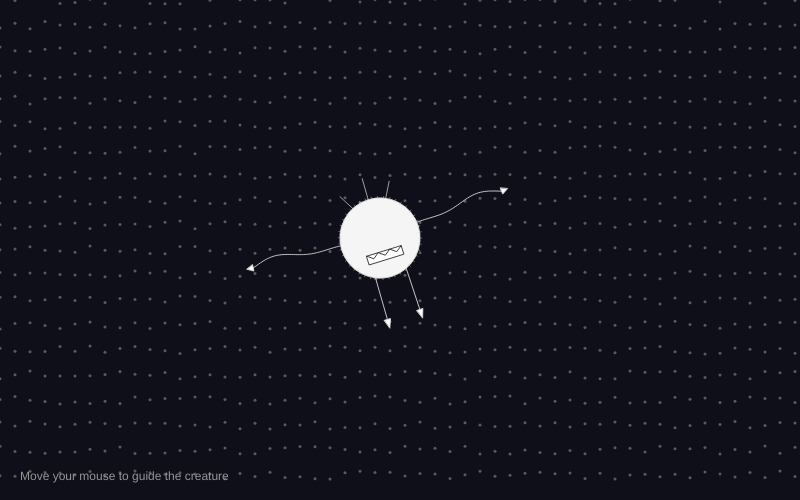
Frame 1 (no input)
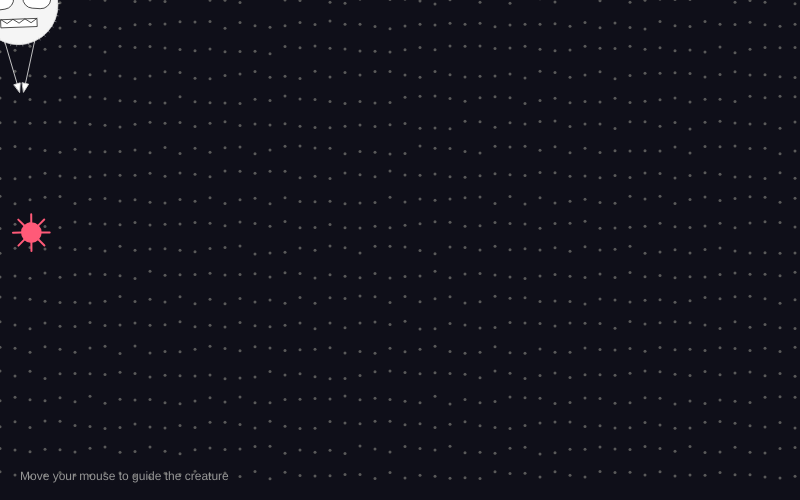
Frame 60 (no input)
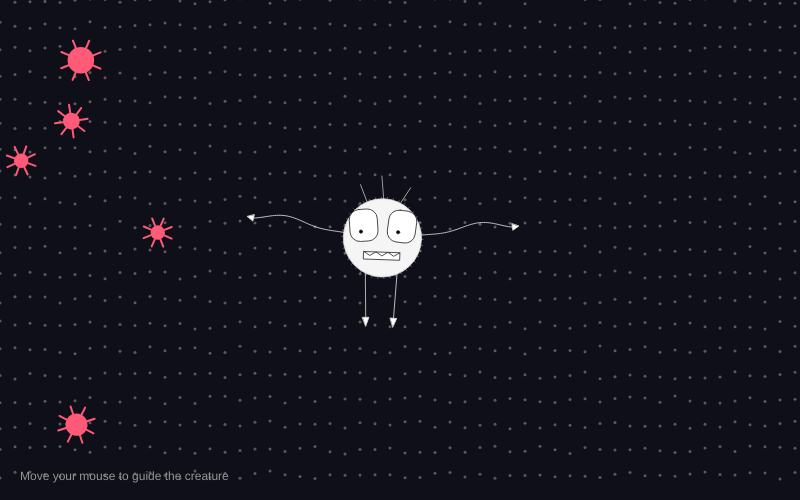
Frame 120 (the mouse pressed at the canvas centre since frame 60)

The p5.js sketch that drew these frames (run headless with seeded random() and noise() and a simulated clock; from frame 60 on, the mouse is pressed at the canvas centre):

// p5.js sketch
// ── sketch.js
/*
Template for IMA's Creative Coding Lab 

Project A: Generative Creatures
CCLaboratories Biodiversity Atlas 
*/

let exposure = 0;    
let particles = [];

// current values
let bodyCol, targetCol; 
let sizeScale = 1;    
let spikeScale = 1;    
let speedScale = 1;    
let animTime = 0;      

// creature position
let cx, cy;
let started = false;   

// background grid
let gridJitter = [];
const GRID_X = 15;
const GRID_Y = 25;

const BASE_SCALE = 0.4;

function setup() {
  createCanvas(800, 500);
  cx = width / 2;
  cy = height / 2;
  bodyCol = color(245);
  targetCol = color(245);

  for (let i = 0; i < 10; i++) {
    particles.push(makeParticle(random(-width, 0)));
  }
  refreshGrid();
}

function draw() {
  background(15, 15, 25);

  drawGrid();

  updateTargets();
  animTime += speedScale;

  followMouse();
  drawCreature(cx, cy);

  updateParticles();
  drawParticles();
  drawUI();
}

function mouseMoved() {
  started = true;
}

// grid
function refreshGrid() {
  gridJitter = [];
  for (let x = 0; x < width; x += GRID_X) {
    for (let y = 0; y < height; y += GRID_Y) {
      gridJitter.push(random(-4, 4));
    }
  }
}

function drawGrid() {
  if (frameCount % 6 === 0) refreshGrid();

  noStroke();
  fill(90);
  let i = 0;
  for (let x = 0; x < width; x += GRID_X) {
    for (let y = 0; y < height; y += GRID_Y) {
      circle(x, y + gridJitter[i], 3);
      i++;
    }
  }
}

// mouse interaction
function followMouse() {
  let targetX = started ? mouseX : width / 2;
  let targetY = started ? mouseY : height / 2;

  cx = lerp(cx, targetX, 0.05);
  cy = lerp(cy, targetY, 0.05);
}

// rules
function updateTargets() {
  bodyCol = lerpColor(bodyCol, targetCol, 0.05);
  let sizeTarget = constrain(map(exposure, 4, 7, 1, 1.4), 1, 1.4);
  let spikeTarget = constrain(map(exposure, 7, 9, 1, 2), 1, 2);
  let speedTarget = exposure >= 10 ? 1.8 : 1;

  sizeScale = lerp(sizeScale, sizeTarget, 0.03);
  spikeScale = lerp(spikeScale, spikeTarget, 0.03);
  speedScale = lerp(speedScale, speedTarget, 0.03);
}

// particles
function makeParticle(x) {
  return {
    x: x,
    y: random(30, height - 30),
    speed: random(1, 3),
    phase: random(TWO_PI),
    d: 24,
    hit: false
  };
}

function updateParticles() {
  let creatureRadius = 100 * BASE_SCALE * sizeScale;

  for (let p of particles) {
    p.x += p.speed;
    p.d = 24 + sin(frameCount * 0.08 + p.phase) * 10;

    let touching = dist(p.x, p.y, cx, cy) < creatureRadius + p.d / 2 + 8;
    if (touching) {
      exposure++;
      targetCol = color(random(100, 255), random(100, 255), random(100, 255));
    
      p.x = random(-300, -30);
      p.y = random(30, height - 30);
    }

    if (p.x > width + 30) {
      p.x = -30;
      p.y = random(30, height - 30);
    }
  }
}

function drawParticles() {
  for (let p of particles) {
    drawBacterium(p.x, p.y, p.d, p.phase);
  }
}

function drawBacterium(x, y, d, phase) {
  push();
  translate(x, y);
  rotate(frameCount * 0.02 + phase);

  stroke(255, 90, 120);
  strokeWeight(2);
  let spikes = 8;
  for (let i = 0; i < spikes; i++) {
    let a = (TWO_PI / spikes) * i;
    line(cos(a) * d / 2, sin(a) * d / 2, cos(a) * (d / 2 + 8), sin(a) * (d / 2 + 8));
  }

  noStroke();
  fill(255, 90, 120);
  circle(0, 0, d);
  pop();
}

function drawUI() {
  noStroke();
  textSize(12);
  fill(150);
  text("Move your mouse to guide the creature", 20, height - 20);
}

// creature
function drawCreature(x, y) {
  push();

  let bounce = sin(animTime * 0.08) * 8 * BASE_SCALE * 2;
  translate(x, y + bounce);

  let lean = constrain((targetXForLean() - x) * 0.002, -0.3, 0.3);
  rotate(lean);

  scale(BASE_SCALE * sizeScale);

  stroke(220);
  strokeWeight(2);

  drawSpike(0, -95, 60 * spikeScale, 0);
  drawSpike(-40, -85, 50 * spikeScale, -0.4);
  drawSpike(40, -85, 50 * spikeScale, 0.4);

  let legSwing = sin(animTime * 0.08) * 0.25;
  drawLeg(-40, 80, 120, legSwing);
  drawLeg(40, 80, 120, -legSwing);

  let armSwing = sin(animTime * 0.05) * 0.3;
  drawArm(95, -10, 230, -0.1 + armSwing, 1);
  drawArm(-95, -10, 230, -0.1 + armSwing, -1);

  drawBody(0, 0, 200);
  drawEye(-48, -30, 70, 80, -0.1);
  drawEye(48, -30, 70, 80, 0.1);
  drawMouth(0, 45, 90, 22);

  pop();
}

function targetXForLean() {
  return started ? mouseX : width / 2;
}

function drawBody(x, y, size) {
  push();
  translate(x, y);
  let pulse = 1 + sin(animTime * 0.1) * 0.04;
  scale(pulse);

  fill(bodyCol);
  circle(0, 0, size);

  strokeWeight(1);
  for (let a = 0; a < TWO_PI; a += 0.15) {
    push();
    rotate(a);
    line(size / 2 - 4, 0, size / 2 + 4, 0);
    pop();
  }
  pop();
}

function drawEye(x, y, w, h, tilt) {
  push();
  translate(x, y);
  rotate(tilt);
  rectMode(CENTER);
  stroke(40);

  if (animTime % 150 >= 6) {
    fill(255);
    rect(0, 0, w, h, 25);

    let px = sin(animTime * 0.03) * w * 0.25;
    let py = cos(animTime * 0.05) * h * 0.2;
    fill(0);
    circle(px, py, 8);
  }
  pop();
}

function drawMouth(x, y, w, h) {
  push();
  translate(x, y);
  let open = h + sin(animTime * 0.1) * 6;
  stroke(40);

  rectMode(CENTER);
  fill(255);
  rect(0, 0, w, open);

  noFill();
  beginShape();
  let teeth = 6;
  for (let i = 0; i <= teeth; i++) {
    let tx = -w / 2 + (w / teeth) * i;
    let ty = (i % 2 === 0) ? -open / 2 : 0;
    vertex(tx, ty);
  }
  endShape();
  pop();
}

function drawArm(x, y, len, angle, dir) {
  push();
  translate(x, y);
  scale(dir, 1);
  rotate(angle);

  noFill();
  beginShape();
  for (let i = 0; i <= len; i += 5) {
    let wave = sin(i * 0.03 - animTime * 0.1) * 15 * (i / len);
    vertex(i, wave);
  }
  endShape();

  let tipY = sin(len * 0.03 - animTime * 0.1) * 15;
  translate(len, tipY);
  fill(255);
  triangle(0, -8, 0, 8, 16, 0);
  pop();
}

function drawLeg(x, y, len, angle) {
  push();
  translate(x, y);
  rotate(angle);
  line(0, 0, 0, len);
  fill(255);
  triangle(-8, len, 8, len, 0, len + 22);
  pop();
}

function drawSpike(x, y, len, angle) {
  push();
  translate(x, y);
  rotate(angle + sin(animTime * 0.15 + x) * 0.15);
  stroke(180);
  strokeWeight(2);
  line(0, 0, 0, -len);
  pop();
}
